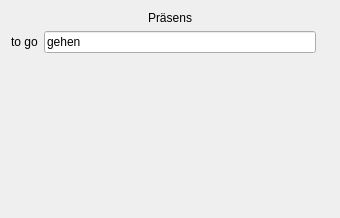
<?xml version="1.0" encoding="UTF-8"?>
<ui version="4.0">
 <class>ConjugationPracticeWidget</class>
 <widget class="QWidget" name="ConjugationPracticeWidget">
  <property name="geometry">
   <rect>
    <x>0</x>
    <y>0</y>
    <width>340</width>
    <height>218</height>
   </rect>
  </property>
  <layout class="QVBoxLayout" name="verticalLayout">
   <item>
    <widget class="QLabel" name="tenseLabel">
     <property name="text">
      <string notr="true">Präsens</string>
     </property>
     <property name="alignment">
      <set>Qt::AlignCenter</set>
     </property>
     <property name="wordWrap">
      <bool>true</bool>
     </property>
    </widget>
   </item>
   <item>
    <layout class="QGridLayout" name="conjugationsLayout">
     <item row="1" column="0">
      <widget class="QLabel" name="questionLabel">
       <property name="text">
        <string notr="true">to go</string>
       </property>
       <property name="alignment">
        <set>Qt::AlignCenter</set>
       </property>
       <property name="wordWrap">
        <bool>true</bool>
       </property>
       <property name="textInteractionFlags">
        <set>Qt::TextSelectableByMouse|Qt::TextSelectableByKeyboard</set>
       </property>
      </widget>
     </item>
     <item row="1" column="1">
      <widget class="QLineEdit" name="infinitiveEdit">
       <property name="text">
        <string notr="true">gehen</string>
       </property>
       <property name="alignment">
        <set>Qt::AlignLeading|Qt::AlignLeft|Qt::AlignVCenter</set>
       </property>
       <property name="readOnly">
        <bool>true</bool>
       </property>
       <property name="trapEnterKeyEvent" stdset="0">
        <bool>true</bool>
       </property>
      </widget>
     </item>
     <item row="1" column="2">
      <widget class="QLabel" name="solutionLabel">
       <property name="text">
        <string notr="true"/>
       </property>
       <property name="alignment">
        <set>Qt::AlignCenter</set>
       </property>
       <property name="wordWrap">
        <bool>true</bool>
       </property>
       <property name="textInteractionFlags">
        <set>Qt::TextSelectableByMouse|Qt::TextSelectableByKeyboard</set>
       </property>
      </widget>
     </item>
    </layout>
   </item>
   <item>
    <widget class="QLabel" name="feedbackLabel">
     <property name="text">
      <string/>
     </property>
    </widget>
   </item>
   <item>
    <widget class="QLabel" name="helpLabel">
     <property name="sizePolicy">
      <sizepolicy hsizetype="Preferred" vsizetype="Expanding">
       <horstretch>0</horstretch>
       <verstretch>0</verstretch>
      </sizepolicy>
     </property>
     <property name="text">
      <string notr="true"/>
     </property>
     <property name="alignment">
      <set>Qt::AlignLeading|Qt::AlignLeft|Qt::AlignTop</set>
     </property>
     <property name="wordWrap">
      <bool>true</bool>
     </property>
    </widget>
   </item>
  </layout>
 </widget>
 <resources/>
 <connections/>
</ui>
